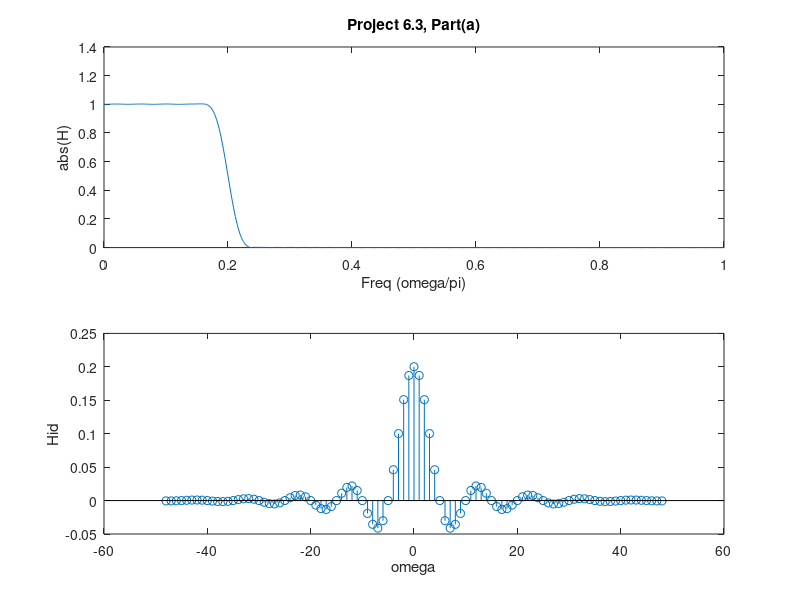

Write MATLAB code to recreate this figure. (Note: this script raises an error after producing the figure.)
% [redacted]
N = 1024;
load protoh

%[H omega] = freqz(h,1,N);
[H omega] = freqz(h,1,N);

%calculate Hid
Hid = (abs(omega) < pi/5);
figure(1)
subplot(211)
plot(omega/pi,abs(H))
title('Project 6.3, Part(a)')
xlabel('Freq (omega/pi)')
ylabel('abs(H)')
subplot(212)

n = -(length(h)-mod(length(h),2))/2:(length(h)-mod(length(h),2))/2;
stem(n,h)
xlabel('omega')
ylabel('Hid')

if FINALPLOTS
    print -deps proj63PartA.eps
end